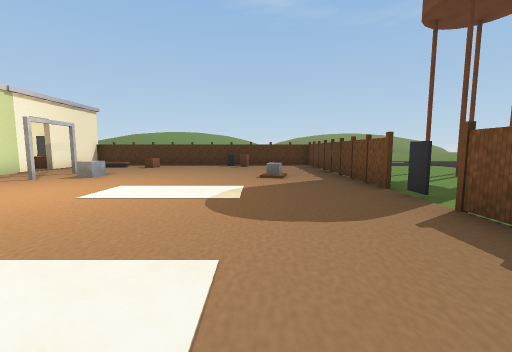
view 1 (above)

12 first-person views from a walk through a 3-D level made in the Unity game engine. The camera is 1.5 m above the floor, tilts 6° down and sees 90° across. Doors are open. The floor is counted in squares, 2 m on a side. Each view is taken from the middle of a square. On the plan, view 1 faces up. The plan holds only what a view shows up to about 9 squares ahead; the rest is blank. The place goes on beyond the plan. The player character is not drawn.

view 2
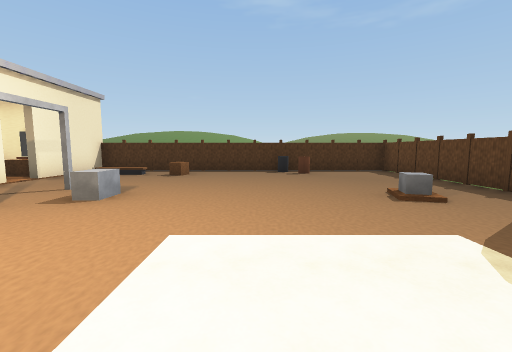

view 3
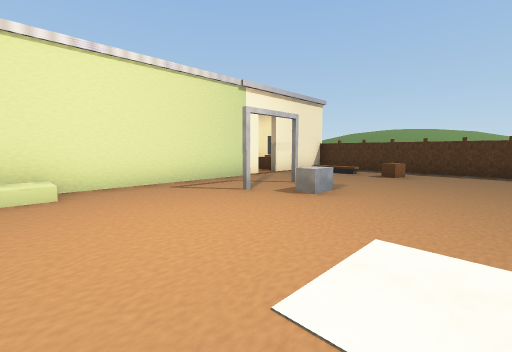

view 4
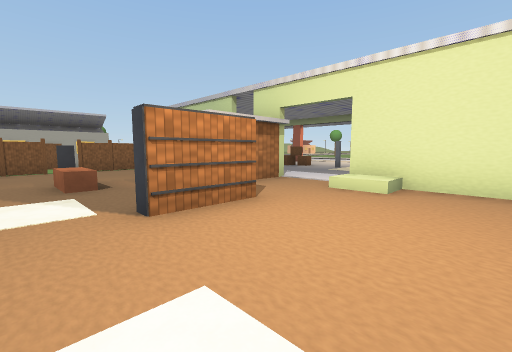

view 5
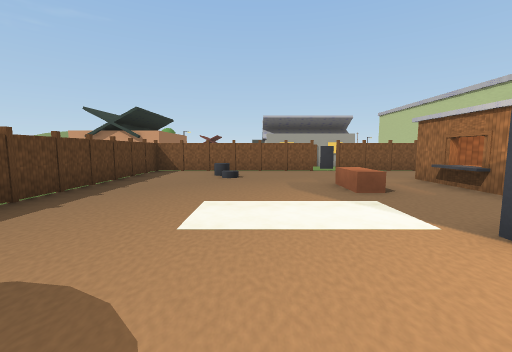

view 6
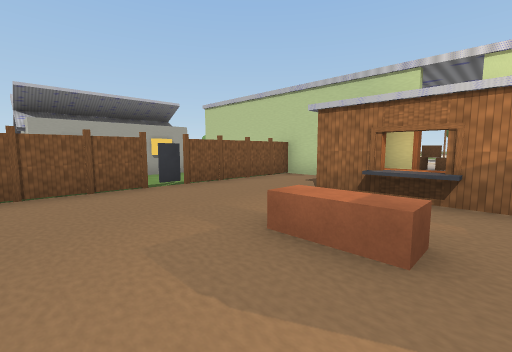

view 7
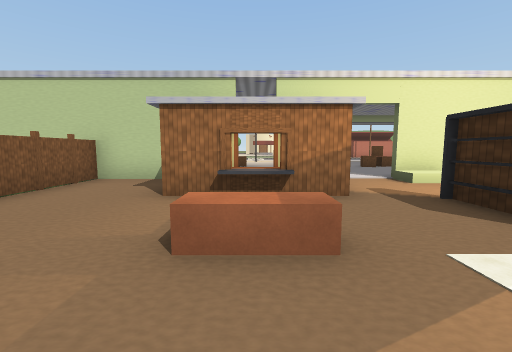

view 8
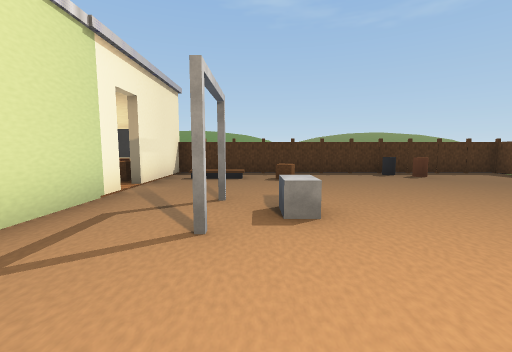

view 9
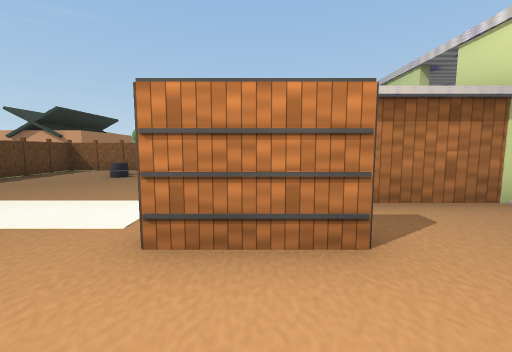

view 10
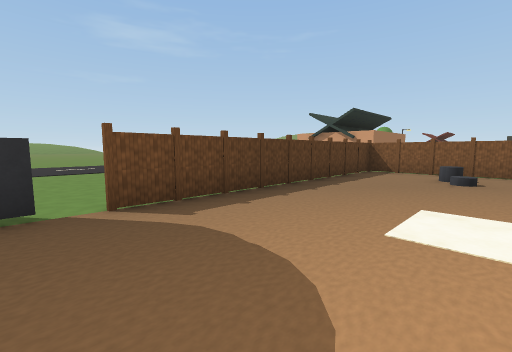

view 11
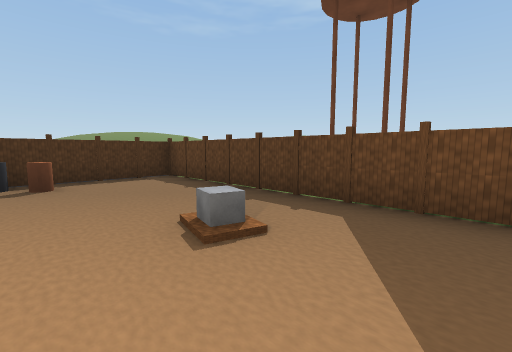

view 12
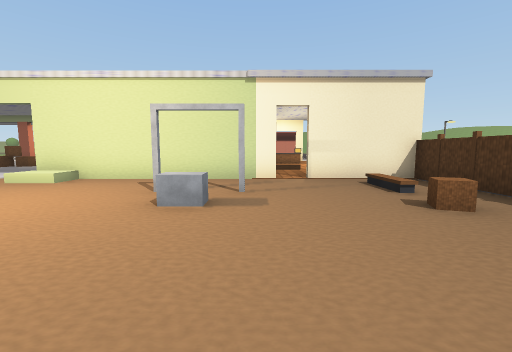

### Floor plan
Points are (right, up) in squares from view 1. A wall is a line through its corners. A room is listed if a view was taken in it or the views show most of it. See-through windows are left out.
Room 1 (views 1, 2, 3, 4, 5, 6, 7, 8, 9, 10, 11, 12)
walls: (-5.1, 0.6) (-5.1, -0.6); (2.5, 3.8) (2.5, 4.2); (2.5, 4.8) (2.5, 12) (-0.6, 12); (-7.6, 0.5) (-5.6, 0.5); (-5.1, -1.4) (-5.1, -2.5); (-7.4, 8.5) (-7.4, 2.5); (-6.6, -2.3) (-5.9, -2.3); (-1.5, 12) (-7.4, 12) (-7.4, 9.2); (-7.4, -3.2) (-7.4, -5) (-3.2, -5); (-3.1, -5) (2.5, -5) (2.5, 3.1)
ways out: opening at (-8, 1.5); open door at (-7.5, -1); open door at (-7.5, 9); gap at (-3, -5)
objects: other object (-5, 7); other object (-4, 2); other object (-4, 10); other object (-3, -1); other object (-1, 11) to (-1, 12); other object (0, -4); other object (0, 7)

Positions as (right, up) in squares from view 1, and headings:
1: (0, 0), facing up
2: (-2, 3), facing up
3: (-2, 3), facing up-left
4: (-2, 5), facing down-left
5: (-1, 4), facing down
6: (-1, 0), facing down-left
7: (-1, -1), facing left
8: (-5, 4), facing up
9: (-4, 4), facing down
10: (-1, 4), facing down-right
11: (-1, 5), facing up-right
12: (-1, 8), facing left
